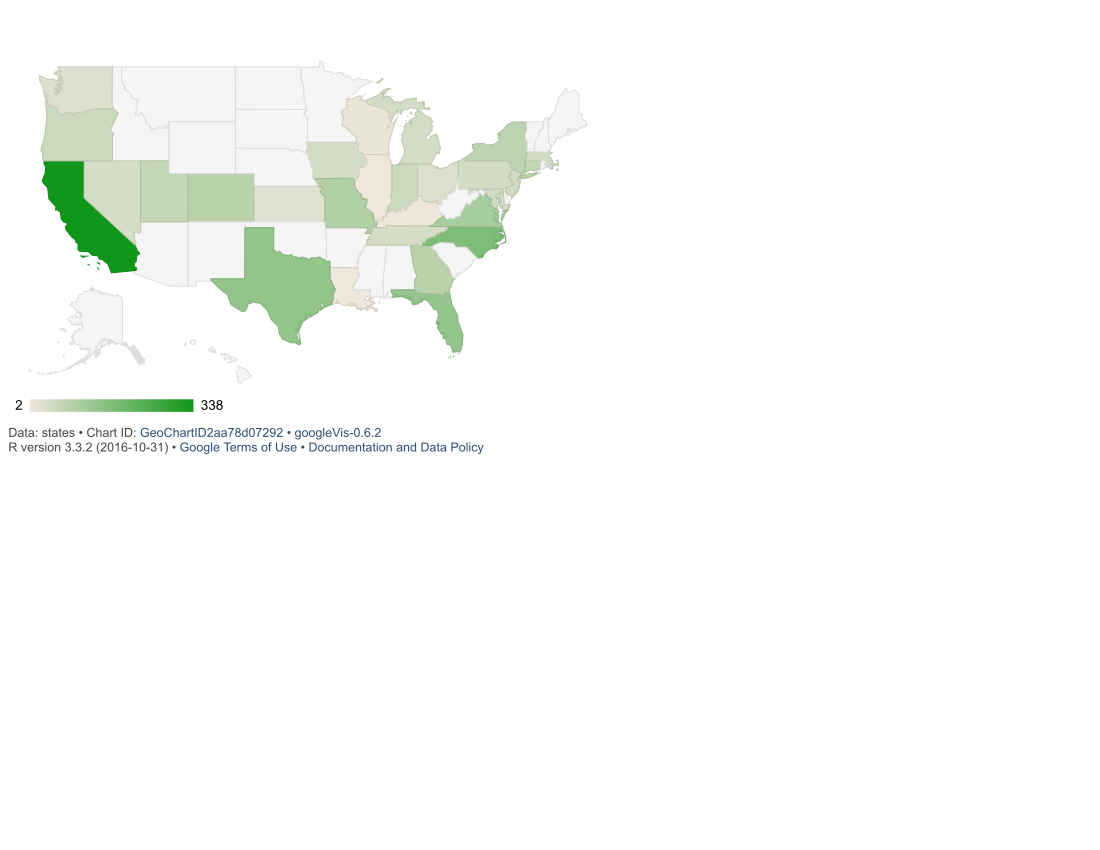

Generate this figure with R:
library(googleVis)
library(ggplot2)
#require(datasets)
states <- read.csv("../metrics/state_distribution.csv")
GeoStates <- gvisGeoChart(states, "X", "state",
                          options=list(region="US", 
                                       displayMode="regions", 
                                       resolution="provinces",
                                       width=600, height=400))
plot(GeoStates)

titles <- read.csv("../metrics/title_distribution.csv")
titles <- titles[-8,]
colnames(titles) = c("title", "count")

p<-ggplot(titles, aes(x=title, y=count, fill=title)) +
  geom_bar(stat="identity")+theme_minimal() +
  theme(axis.title.x=element_blank(),
        axis.text.x=element_blank(),
        axis.ticks.x=element_blank())

p
